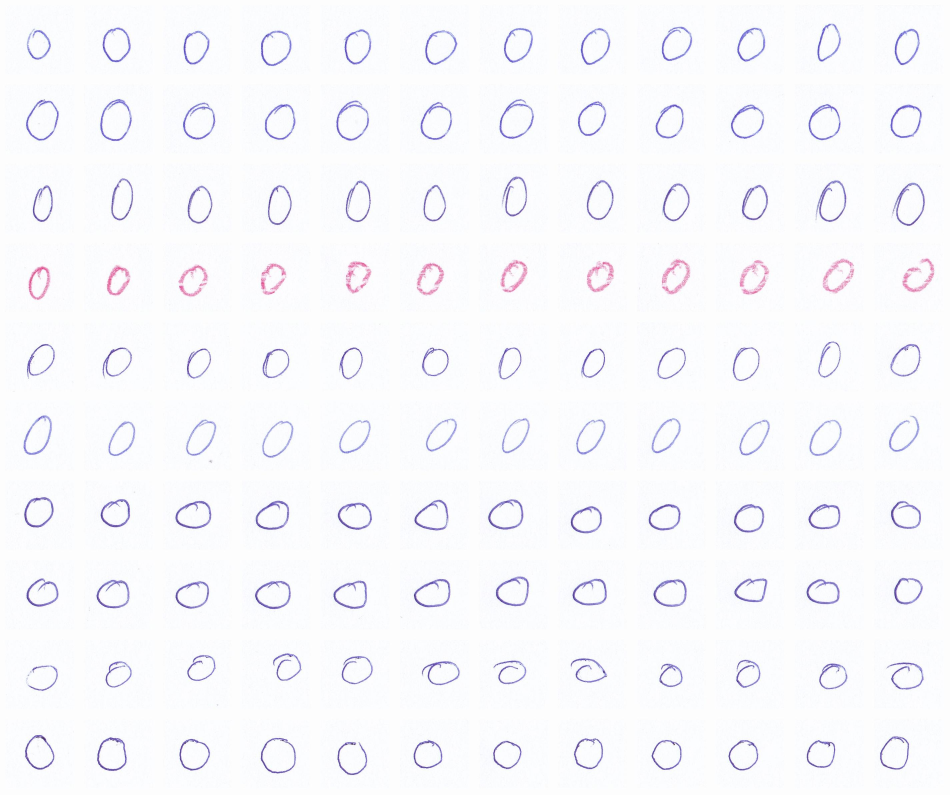
#> input picture data/0/cifra_0.jpg, 2848 x 2383 px (shown at 1/3 size); its folder holds only this picture in this run
$ python image_processing.py
#> lines starting #> are read from the running program, lines starting #| are printed output that depends on the picture; after the words box and inside, x2 and y2 are one past the last pixel; in counts of white or black regions, pixels touching at a corner belong together
import cv2
import numpy as np
from skimage.morphology import skeletonize
from matplotlib import pyplot as plt
import os

def read_img(path):
#> called with path = 'data/0/cifra_0.jpg'
    img = cv2.imread(path, cv2.IMREAD_GRAYSCALE)
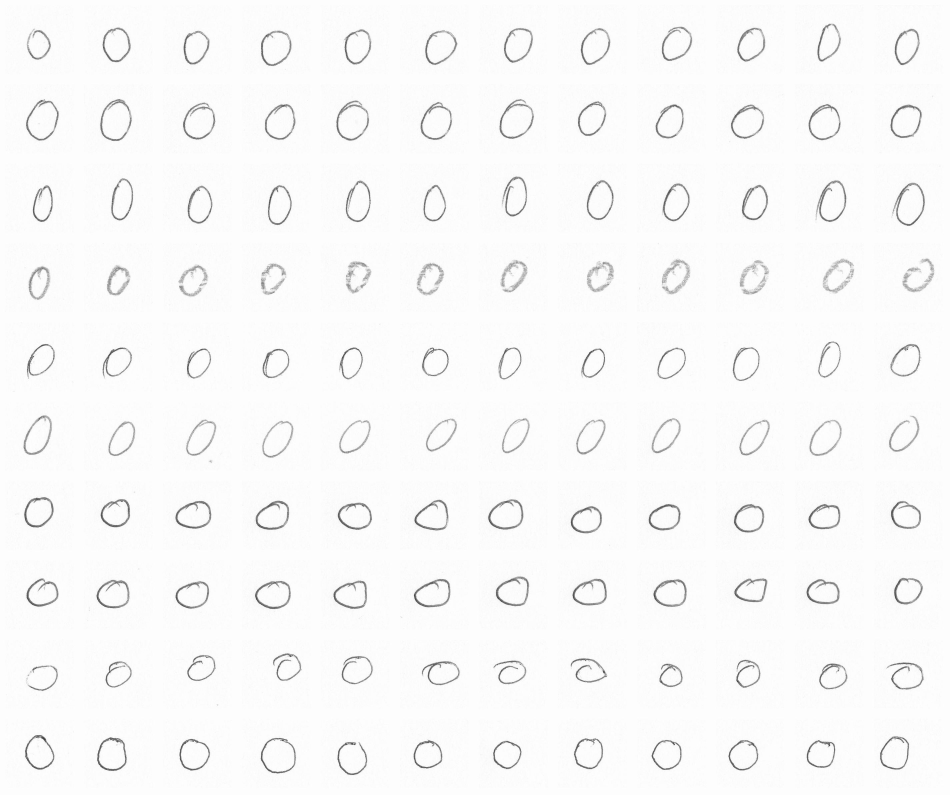
#> img: shape (2383, 2848) (shown at 1/3 size); min 27, max 255, mean 249

    if img is None:
        print(f"Error: Could not load image from {path}")
    else:
        print("Image loaded successfully.")

    return img

def crop_padding_image(image):
    height, width = image.shape

    up, down, left, right = None, None, None, None

    for i in range(0,height):
        line = image[i][:]
        if 0 in line:
            up = i
            break

    for i in range(height-1,0,-1):
        line = image[i][:]
        if 0 in line:
            down = i
            break

    for j in range(0,width):
        line = image[:, j]
        if 0 in line:
            left = j
            break

    for j in range(width-1, 0, -1):
        line = image[:, j]
        if 0 in line:
            right = j
            break

    cropped_image = image[up : down, left: right]
    return cropped_image

def split_digits_grid(image, save_dir=None, label=None, show_plots=False, target_size=(28, 28)):
    """
    Ako je save_dir zadat, svaka obrađena pod-slika se snima u taj folder
    kao {label}_{i}_{j}.png. Ako je show_plots=True, prikazuje 1x2 subplot.
    """
#> called with save_dir = 'data/0', label = '0', show_plots = False, target_size = (28, 28)
    height, width = image.shape
#> height = 2383; width = 2848
    single_height = height // 10
#> single_height = 238
    single_width = width // 12
#> single_width = 237

    if save_dir is not None:
        os.makedirs(save_dir, exist_ok=True)

    for i in range(0, 10):
        for j in range(0, 12):
            single_img = image[i*single_height:i*single_height + single_height,
                               j*single_width:j*single_width + single_width]

            processed_img = processing_pipeline(single_img, target_size=target_size)

            # snimi ako je traženo
            if save_dir is not None:
                fname = f"{label}_{i}_{j}.png" if label is not None else f"{i}_{j}.png"
                out_path = os.path.join(save_dir, fname)
                # processed_img = (processed_img > 0).astype(np.uint8) * 255
                cv2.imwrite(out_path, processed_img, [cv2.IMWRITE_PNG_COMPRESSION, 9])

            if show_plots:
                plt.figure(figsize=(8, 4))
                plt.subplot(1, 2, 1)
                plt.imshow(single_img, cmap="gray")
                plt.title("Original")
                plt.axis("off")

                plt.subplot(1, 2, 2)
                plt.imshow(processed_img, cmap="gray")
                plt.title("Processed")
                plt.axis("off")

                plt.tight_layout()
                plt.show()
#> this loop made 10 passes
#> pass 1, in split_digits_grid, `cv2.imwrite(out_path, processed_img, [cv2.IMWRITE_PNG_COMPRESSION, 9])`:
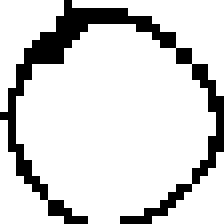
#> saved as 0_0_0.png: shape (28, 28) (shown 8 times larger); 83.7% white; black in thin lines or dots
#> pass 1, in split_digits_grid, `cv2.imwrite(out_path, processed_img, [cv2.IMWRITE_PNG_COMPRESSION, 9])`:
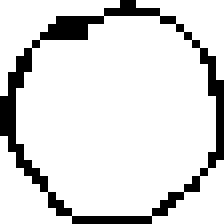
#> saved as 0_0_1.png: shape (28, 28) (shown 8 times larger); 86.4% white; black in thin lines or dots
#> pass 1, in split_digits_grid, `cv2.imwrite(out_path, processed_img, [cv2.IMWRITE_PNG_COMPRESSION, 9])`:
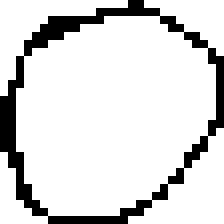
#> saved as 0_0_2.png: shape (28, 28) (shown 8 times larger); 85.7% white; black in thin lines or dots
#> pass 1, in split_digits_grid, `cv2.imwrite(out_path, processed_img, [cv2.IMWRITE_PNG_COMPRESSION, 9])`:
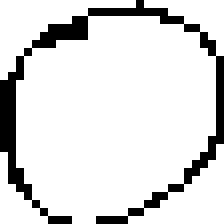
#> saved as 0_0_3.png: shape (28, 28) (shown 8 times larger); 86.6% white; black in thin lines or dots
#> after the loop:
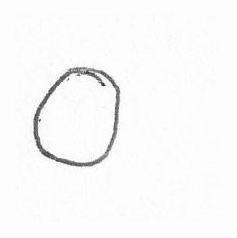
#> single_img: shape (238, 237); min 48, max 255, mean 249
#> pass 3 of the loop `for d in range(10):`:
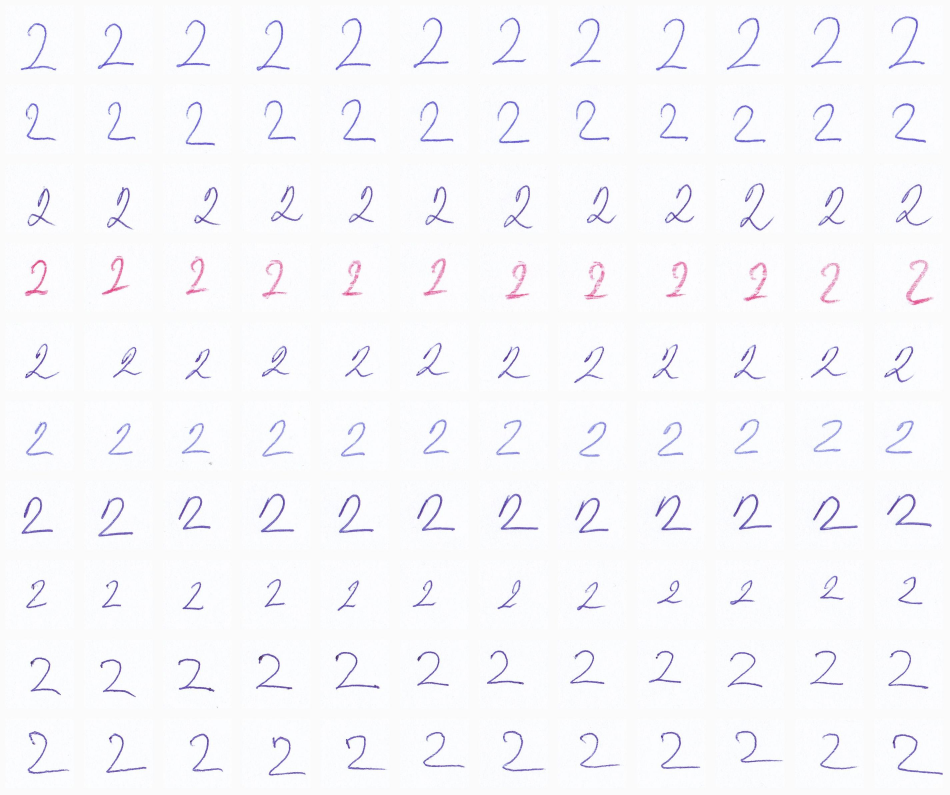
#> input picture data/non-skeletonized/2/cifra_2.jpg, 2849 x 2383 px, found by its file name (shown at 1/3 size)
#> the loop in split_digits_grid (call 2), `for i in range(0, 10):` made 10 passes
#> pass 1, in binary_mask (call 121), `bin_img = (image > threshold).astype(np.uint8) * 255`:
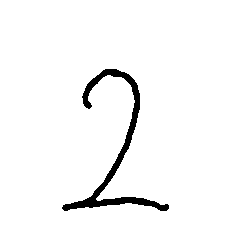
#> bin_img: shape (238, 237); 96.6% white; 1 black region, box (x1, y1, x2, y2) and area: (62, 69, 169, 211) 1918
#> after the loop in split_digits_grid (call 2), `for i in range(0, 10):`:
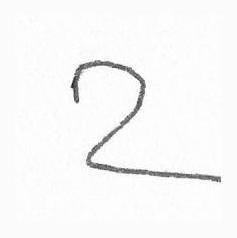
#> single_img: shape (238, 237); min 21, max 255, mean 247.6
#> the loop made 10 passes; the first 3 are shown

def binary_mask(image, threshold=230):
    """Vrati ČISTO binarnu sliku: 0 ili 255 (ništa između)."""
    bin_img = (image > threshold).astype(np.uint8) * 255  # True->255, False->0
    return bin_img

def image_dilatation(image, kernel_dim = (3, 3), iterations_num=2):
    kernel = np.ones(kernel_dim , np.uint8)
    dilated_img = cv2.erode(image, kernel, iterations=iterations_num)
    return dilated_img

def image_erosion(image, kernel_dim = (3, 3), iterations_num=2):
    kernel = np.ones(kernel_dim , np.uint8)
    eroded_img = cv2.erode(255 - image, kernel, iterations=iterations_num)
    return 255 - eroded_img

def resize_image(image, target_size=(32, 32)):
    # NEAREST bez sivljenja + re-binarizacija na 0/1
    resized = cv2.resize(image, target_size, interpolation=cv2.INTER_NEAREST)
    # resized01 = (resized > 0).astype(np.uint8)  # 0/1 umesto 0/255
    return resized

def skeletonize_image(image):
    image = image < 150   # crno postaje True
    skeleton = skeletonize(image)
    # Pretvori nazad u uint8: True=linija=crno (0), False=pozadina=belo (255)
    skeleton_img = np.where(skeleton, 0, 255).astype(np.uint8)

    return skeleton_img

def processing_pipeline(image, target_size=(32, 32)):

    img = cv2.medianBlur(image, 5)
    img = binary_mask(img)
    img = image_dilatation(img,iterations_num=3)
    img = image_erosion(img,iterations_num=4)
    img = crop_padding_image(img)
    img = resize_image(img, target_size)
    # img = skeletonize_image(img)

    return img

if __name__ == "__main__":
    for d in range(10):
        image_path = f"data/{d}/cifra_{d}.jpg"
        raw_img = read_img(path=image_path)
        if raw_img is None:
            continue

        # Snimaj obrađene isečke u isti folder (data/d/)
        split_digits_grid(
            raw_img,
            save_dir=f"data/{d}",
            label=str(d),
            show_plots=False,
            target_size=(28, 28)
        )
